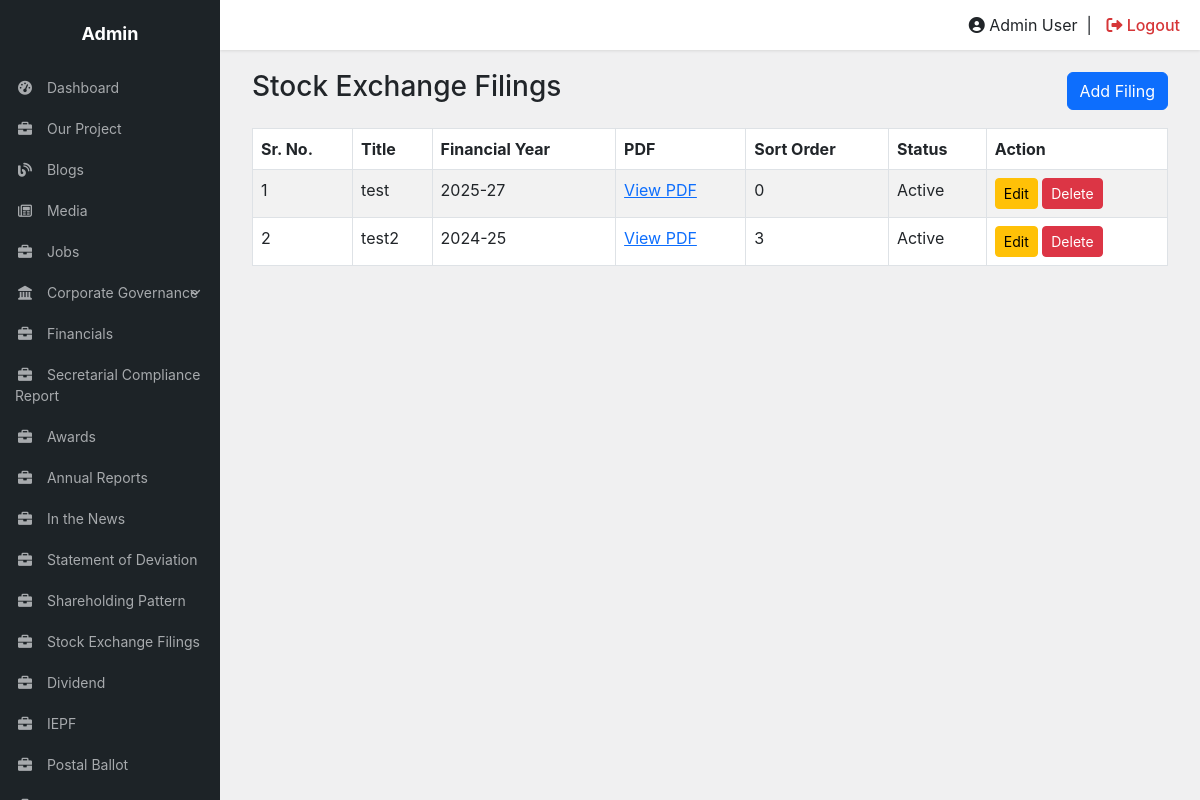
The page /crm/stock-exchange-filings/ (signed in) on the database its author committed.
### tables this page shows
CREATE TABLE `stock_exchange_filings` (
  `id` int(11) NOT NULL,
  `title` varchar(255) NOT NULL,
  `pdf_file` varchar(500) DEFAULT NULL,
  `financial_year` varchar(20) NOT NULL,
  `sort_order` int(11) DEFAULT '0',
  `status` tinyint(1) DEFAULT '1',
  `created_at` timestamp NOT NULL DEFAULT CURRENT_TIMESTAMP,
  `updated_at` timestamp NOT NULL DEFAULT CURRENT_TIMESTAMP ON UPDATE CURRENT_TIMESTAMP
);

### crm/stock-exchange-filings/form_helpers.php (called while the page is built, shortened)
<?php
function e($value): string {
    return htmlspecialchars((string)$value, ENT_QUOTES, 'UTF-8');
}

### crm/stock-exchange-filings/index.php (the view, shortened to what this page needs)
<?php
require_once __DIR__ . '/../../dbc.php';
$result = $conn->query("SELECT id, title, financial_year, pdf_file, status, sort_order FROM stock_exchange_filings ORDER BY financial_year DESC, sort_order ASC, id DESC");
$rows = [];
if ($result) {
    while ($row = $result->fetch_assoc()) $rows[] = $row;
}
include __DIR__ . '/../includes/header.php';
?>
<div class="container-fluid">
    <div class="d-flex justify-content-between align-items-center mb-3">
        <h3>Stock Exchange Filings</h3>
        <a href="add.php" class="btn btn-primary">Add Filing</a>
    </div>
    <div class="table-responsive">
        <table class="table table-bordered table-striped">
            <thead><tr><th>Sr. No.</th><th>Title</th><th>Financial Year</th><th>PDF</th><th>Sort Order</th><th>Status</th><th>Action</th></tr></thead>
            <tbody>
            <?php if ($rows): foreach ($rows as $i => $row): ?>
                <tr>
                    <td><?= $i + 1 ?></td>
                    <td><?= e($row['title']) ?></td>
                    <td><?= e($row['financial_year']) ?></td>
                    <td><?php if ($row['pdf_file']): ?><a href="/ajmera/<?= e(ltrim($row['pdf_file'], '/')) ?>" target="_blank" rel="noopener">View PDF</a><?php else: ?>—<?php endif; ?></td>
                    <td><?= (int)$row['sort_order'] ?></td>
                    <td><?= (int)$row['status'] === 1 ? 'Active' : 'Inactive' ?></td>
                    <td class="text-nowrap">
                        <a href="edit.php?id=<?= (int)$row['id'] ?>" class="btn btn-sm btn-warning">Edit</a>
                        <form method="post" action="delete.php" class="d-inline" onsubmit="return confirm('Delete this filing?');">
                            <button type="submit" class="btn btn-sm btn-danger">Delete</button>
                        </form>
                    </td>
                </tr>
            <?php endforeach; else: ?>
                <tr><td colspan="7" class="text-center">No records found.</td></tr>
            <?php endif; ?>
            </tbody>
        </table>
    </div>
</div>
<?php include __DIR__ . '/../includes/footer.php'; ?>

### crm/includes/header.php (style rules this page uses)
body { background-color: #f0f0f1; font-family: -apple-system, BlinkMacSystemFont, "Segoe UI", Roboto, Oxygen-Sans, Ubuntu, Cantarell, "Helvetica Neue", sans-serif; margin: 0; overflow-x: hidden; }

### rows shown on the page
stock_exchange_filings: title "test", financial_year "2025-27", sort_order "0", status "Active"
stock_exchange_filings: title "test2", financial_year "2024-25", sort_order "3", status "Active"
